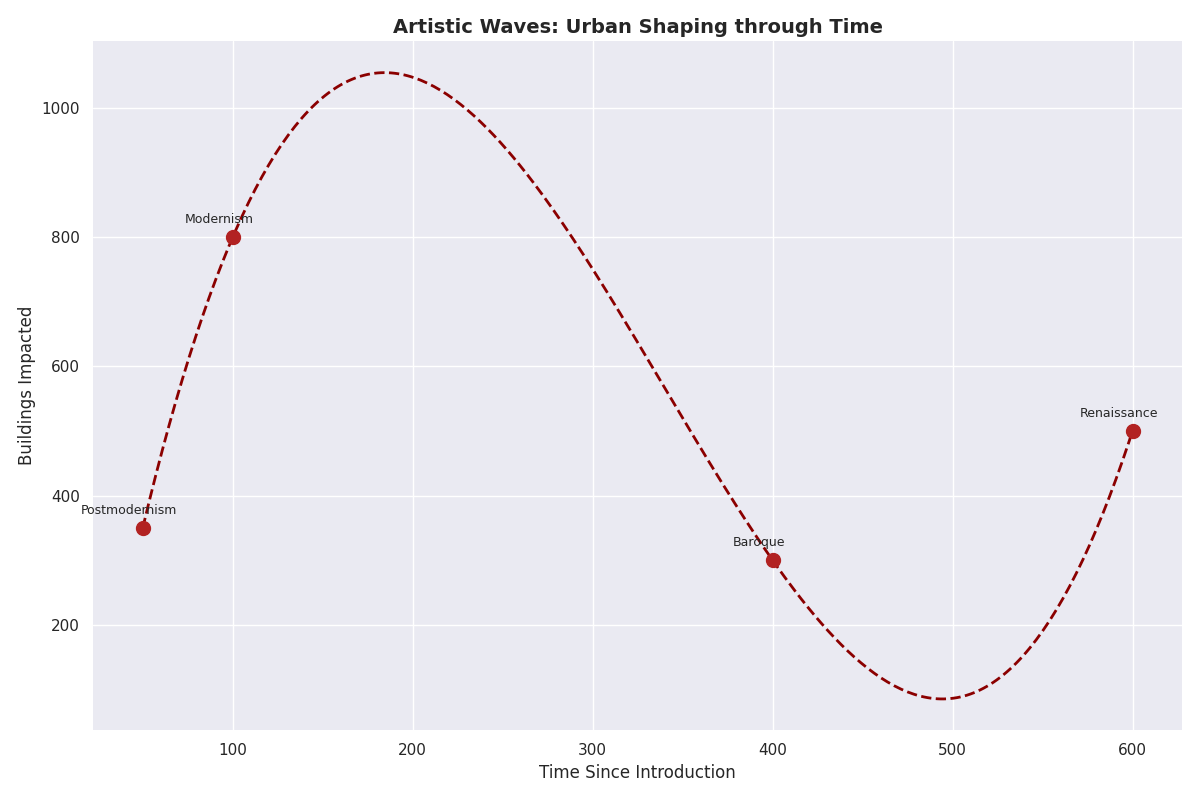

Write Python code to recreate this figure.
import matplotlib.pyplot as plt
import numpy as np
from scipy.interpolate import make_interp_spline

art_movements = ['Postmodernism', 'Modernism', 'Baroque', 'Renaissance']
buildings = np.array([500, 300, 800, 350])
years_since_emergence = np.array([600, 400, 100, 50])

sorted_indices = np.argsort(years_since_emergence)
years_since_emergence_sorted = years_since_emergence[sorted_indices]
buildings_sorted = buildings[sorted_indices]

x_smooth = np.linspace(years_since_emergence_sorted.min(), years_since_emergence_sorted.max(), 300)
spline = make_interp_spline(years_since_emergence_sorted, buildings_sorted, k=3)
y_smooth = spline(x_smooth)

plt.figure(figsize=(12, 8))
plt.scatter(years_since_emergence_sorted, buildings_sorted, color='firebrick', s=100, zorder=3)
plt.plot(x_smooth, y_smooth, color='darkred', linewidth=2, linestyle='--', zorder=2)

for i, movement in enumerate(art_movements):
    plt.annotate(movement, (years_since_emergence_sorted[i], buildings_sorted[i]), textcoords="offset points", xytext=(-10,10), ha='center', fontsize=9)

plt.xlabel('Time Since Introduction', fontsize=12)
plt.ylabel('Buildings Impacted', fontsize=12)
plt.title('Artistic Waves: Urban Shaping through Time', fontsize=14, weight='bold')

# Remove spines to eliminate borders
plt.gca().spines['top'].set_visible(False)
plt.gca().spines['right'].set_visible(False)
plt.gca().spines['left'].set_visible(False)
plt.gca().spines['bottom'].set_visible(False)

plt.tight_layout()
plt.show()
